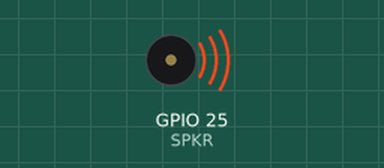
Bench run of a sketch on a simulated ESP32. Parts: buzzer (waves = sounding).

Above: at 0.1 s.
At 32.3 s:
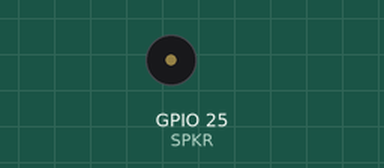
Timing chart, 0 to 33.8 s (numbered marks = the images above):
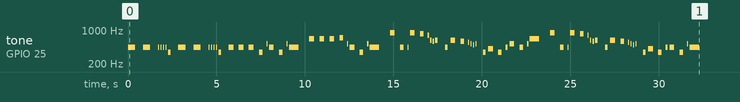

The sketch:

speaker_template.ino
```cpp
#include <Tone32.h>
#include "pitches.h"

#define SPKR 25  // change this to whichever pin you want to use
#define SPKR_CH 0
#define REST 0

int tempo = 200;  // change this to make the song slower or faster. The larger the faster

// notes of the moledy followed by the duration.
// a 4 means a quarter note, 8 an eighteenth , 16 sixteenth, so on
// !!negative numbers are used to represent dotted notes,
// so -4 means a dotted quarter note, that is, a quarter plus an eighteenth!!
int melody[] = {
  NOTE_A4,-4, NOTE_A4,-4, NOTE_A4,16, NOTE_A4,16, NOTE_A4,16, NOTE_A4,16, NOTE_F4,8, REST,8,
  NOTE_A4,-4, NOTE_A4,-4, NOTE_A4,16, NOTE_A4,16, NOTE_A4,16, NOTE_A4,16, NOTE_F4,8, REST,8,
  NOTE_A4,4, NOTE_A4,4, NOTE_A4,4, NOTE_F4,-8, NOTE_C5,16,

  NOTE_A4,4, NOTE_F4,-8, NOTE_C5,16, NOTE_A4,2,//4
  NOTE_E5,4, NOTE_E5,4, NOTE_E5,4, NOTE_F5,-8, NOTE_C5,16,
  NOTE_A4,4, NOTE_F4,-8, NOTE_C5,16, NOTE_A4,2,

  NOTE_A5,4, NOTE_A4,-8, NOTE_A4,16, NOTE_A5,4, NOTE_GS5,-8, NOTE_G5,16, //7
  NOTE_DS5,16, NOTE_D5,16, NOTE_DS5,8, REST,8, NOTE_A4,8, NOTE_DS5,4, NOTE_D5,-8, NOTE_CS5,16,

  NOTE_C5,16, NOTE_B4,16, NOTE_C5,16, REST,8, NOTE_F4,8, NOTE_GS4,4, NOTE_F4,-8, NOTE_A4,-16,//9
  NOTE_C5,4, NOTE_A4,-8, NOTE_C5,16, NOTE_E5,2,

  NOTE_A5,4, NOTE_A4,-8, NOTE_A4,16, NOTE_A5,4, NOTE_GS5,-8, NOTE_G5,16, //7
  NOTE_DS5,16, NOTE_D5,16, NOTE_DS5,8, REST,8, NOTE_A4,8, NOTE_DS5,4, NOTE_D5,-8, NOTE_CS5,16,

  NOTE_C5,16, NOTE_B4,16, NOTE_C5,16, REST,8, NOTE_F4,8, NOTE_GS4,4, NOTE_F4,-8, NOTE_A4,-16,//9
  NOTE_A4,4, NOTE_F4,-8, NOTE_C5,16, NOTE_A4,2,
};

int notes = sizeof(melody) / sizeof(melody[0]) / 2;  // sizeof gives the number of bytes, each int value is composed of two bytes (16 bits)
int wholenote = (60000 * 4) / tempo;  // this calculates the duration of a whole note in ms
int divider = 0, noteDuration = 0;

void setup() {
  /* iterate over the notes of the melody. */
  for (int thisNote = 0; thisNote < notes * 2; thisNote = thisNote + 2) {
    divider = melody[thisNote + 1];  // calculates the duration of each note
    if (divider > 0) {
      noteDuration = (wholenote) / divider;  // regular note, just proceed
    }
    else if (divider < 0) {
      noteDuration = (wholenote) / abs(divider);  // dotted notes are represented with negative durations!!
      noteDuration *= 1.5; // increases the duration in half for dotted notes
    }
    tone(SPKR, melody[thisNote], noteDuration * 0.9, SPKR_CH);  // we only play the note for 90% of the duration, leaving 10% as a pause
    delay(noteDuration);  // Wait for the specief duration before playing the next note.
    noTone(SPKR, SPKR_CH);  // stop the waveform generation before the next note.
  }
}

void loop() {
  // no need to repeat the melody.
}
```
